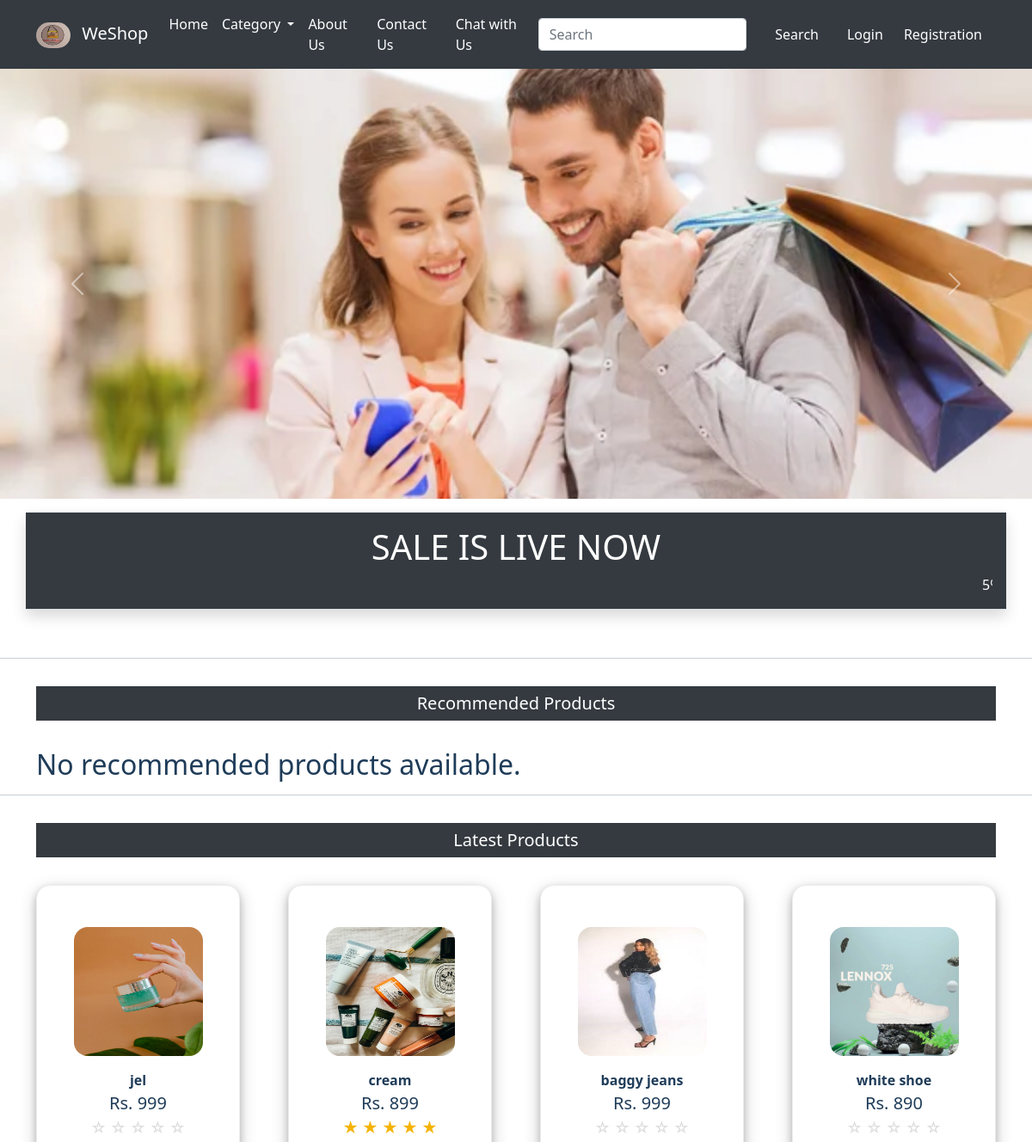
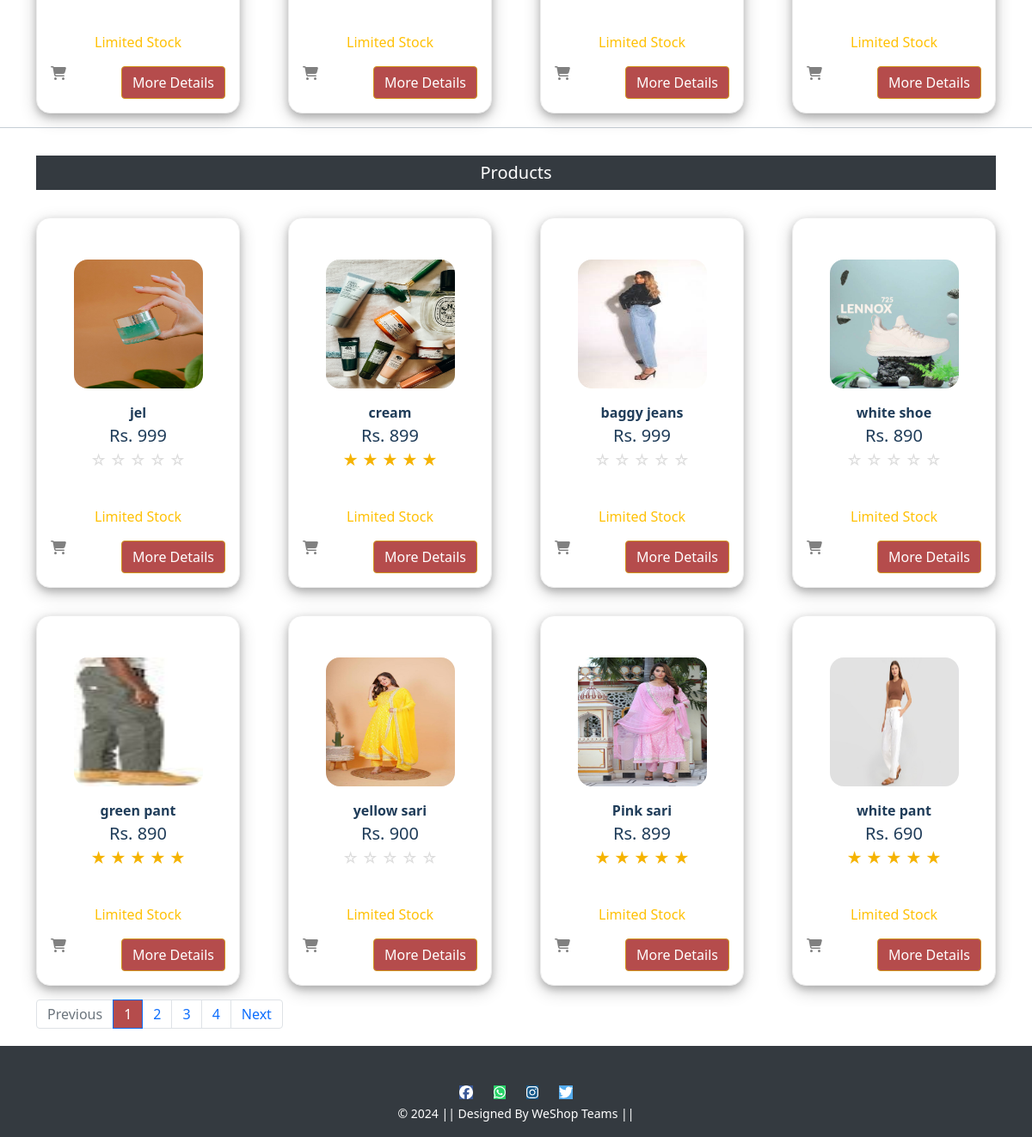
The page / on the database its author committed (2 pictures, top to bottom).
### app/models.py (models this page shows, shortened)
class Product(models.Model):
    seller = models.ForeignKey(User,on_delete=models.CASCADE)
    admin = models.ForeignKey(Admin,on_delete=models.CASCADE,null=True, blank=True)
    title =models.CharField(max_length=100)
    selling_price =models.PositiveIntegerField()
    discounted_price = models.PositiveIntegerField()
    description = models.TextField()
    brand = models.CharField(max_length=50)
    category = models.CharField(choices=CATEGORY_CHOICES,max_length=2)
    product_image = models.ImageField(upload_to='prductimg')
    quantity = models.PositiveIntegerField(verbose_name="Quantity",null=True, blank=True)
    created_at = models.DateTimeField(auto_now_add=True,null=True, blank=True)
    average_rating = models.FloatField(default=0)  # New field for average rating
    stock_status = models.CharField(max_length=20, default='In Stock')  # New field for stock status

### app/views.py (the view)
# urls.py: path('', views.ProductView.as_view(),name="home"),
class ProductView(View):
    def get(self, request):
        totalitems = 0
        recommended_products = combined_recommendations(request.user) if request.user.is_authenticated else []
        latestproduct = LatestProduct.get_latest_products()[:4]
        products = Product.objects.filter(quantity__gt=0).order_by("-id")
        paginator = Paginator(products, 8)
        page_number = request.GET.get('page')
        product_list = paginator.get_page(page_number)
        if request.user.is_authenticated:
            for i in Cart.objects.filter(user=request.user):
                totalitems += i.quantity
        context = {
            'recommended_products':recommended_products,
            'latestproduct': latestproduct,
            'product_list': product_list,
            'totalitem': totalitems,
        }
        return render(request, 'app/home.html', context)

### templates/app/home.html (shortened to what this page needs)
{% extends 'app/base.html' %}
{% load static %}
{% block banner_slider %}
<div id="carouselExampleControls" class="carousel slide" data-bs-ride="carousel">
  <div class="carousel-inner">
    <div class="carousel-item active">
      <img src="{% static 'app/images/banner/b1.jpg' %}" class="d-block w-100 carousel-img" alt="...">
    </div>
  </div>
  <a class="carousel-control-prev" href="#carouselExampleControls" role="button" data-bs-slide="prev">
    <span class="carousel-control-prev-icon" aria-hidden="true"></span>
  </a>
  <a class="carousel-control-next" href="#carouselExampleControls" role="button" data-bs-slide="next">
    <span class="carousel-control-next-icon" aria-hidden="true"></span>
  </a>
</div>
{% endblock banner_slider %}
{% block livesale %}
<div class="container my-3">
  <div class="row text-center text-white border-bottom shadow p-3" style="background-color: #343a40;">
    <h1>SALE IS LIVE NOW</h1>
    <div class="moving-text">
      <span>5% Instant Discount on NIC Asia Bank Credit and Debit Card. Terms and Conditions Applied (For details visit Bank's official Website)</span>
    </div>
  </div>
</div>
{% endblock livesale %}
{% block main-content %}
<br><hr>
<div class="container">
  <h2 class="page_heading" style="color: white; text-align: center; background-color: #343a40; margin-top: 2rem; margin-bottom: 2rem; font-size: 1.25rem; font-weight: 350px; padding-block: 0.5rem;">Recommended Products</h2>
  {% if recommended_products %}
  <div class="row" style="display: grid; grid-template-columns: repeat(auto-fit, minmax(min(100%, 15rem), 1fr)); gap: 2rem;">
      {% for product in recommended_products %}
      <div class="col-md-4" style="width: 100%;">
          <div class="card" style="border: 1px solid #ededed;">
              <div class="card-body recommended-product text-center" data-product-id="{{ product.id }}">
                  <a href="{% url 'product-detail' product.id %}" class="btn btn-link"></a>
                  <div class="item">
                      <h5 class="fw-bold text-uppercase">{{ product.name }}</h5>
                      <img class="thumbnail" src="{{ product.image_url }}" alt="{{ product.name }}" height="150px" width="150px">
                      <div class="mt-3">
                          <span class="fw-bold">{{ product.title }}</span><br>
                          <span class="fs-5">Rs. {{ product.discounted_price }}</span><br>
                          <span> <p class="star-rating mb-0 me-3" style="font-size: 18px;">
                            <div class="rating-stars">
                              {% for i in "12345" %}
                                {%  if product.average_rating >= i|add:"0" %}
                                  <span class="star-icon" style="font-size: 18px; color: #f5b301;">&#9733;</span>
                                {% else %}
                                  <span class="star-icon" style="font-size: 18px; color: #ddd;">&#9734;</span>
                                {% endif %}
                              {% endfor %}
                            </div>
                           </p>
                         </span><br>
                      </div>
                  </div>
                  <p class="card-text">
                    {% if product.stock_status == 'In Stock' %}
                      <span class="text-success" style="font-size: average;">{{ product.stock_status }}</span>
                    {% elif product.stock_status == 'Limited Stock' %}
                      <span class="text-warning" style="font-size: average;">{{ product.stock_status }}</span>
                    {% else %}
                      <span class="text-danger" style="font-size: average;">{{ product.stock_status }}</span>
                    {% endif %}
                  </p>
                  <div class="d-flex justify-content-between mt-3">
                      <i class="fa fa-shopping-cart" style="color: gray; cursor: pointer;"></i>
                      <a href="{% url 'product-detail' product.id %}" class="btn btn-primary" style="background-color: rgb(181, 76, 76);">More Details</a>
                  </div>
              </div>
          </div>
      </div>
      {% endfor %}
  </div>
  {% else %}
  <h2>No recommended products available.</h2>
  {% endif %}
</div>
<hr>
<div class="container">
  <h2 class="page_heading" style="color: white; text-align: center; background-color: #343a40; margin-top: 2rem; margin-bottom: 2rem; font-size: 1.25rem; font-weight: 350px; padding-block: 0.5rem;">Latest Products</h2>
  {% if latestproduct %}
  <div class="row" style="display: grid; grid-template-columns: repeat(auto-fit, minmax(min(100%, 15rem), 1fr)); gap: 2rem;">
      {% for product in latestproduct  %}
      <div class="col-md-4" style="width: 100%;">
          <div class="card" style="border: 1px solid #ededed;">
              <div class="card-body  latest-product text-center" data-product-id="{{ product.id }}">
                  <a href="{% url 'product-detail' product.id %}" class="btn btn-link"></a>
                      <div class="item">
                          <img class="thumbnail" src="{{ product.product_image.url }}" alt="{{ product.name }}" height="150px" width="150px">
                          <div class="mt-3">
                            <span class="fw-bold">{{ product.title }}</span><br>
                            <span class="fs-5">Rs. {{ product.discounted_price }}</span><br>
                            <span> <p class="star-rating mb-0 me-3" style="font-size: 18px;">
                              <div class="rating-stars">
                                {% for i in "12345" %}
                                  {%  if product.average_rating >= i|add:"0" %}
                                    <span class="star-icon" style="font-size: 18px; color: #f5b301;">&#9733;</span>
                                  {% else %}
                                    <span class="star-icon" style="font-size: 18px; color: #ddd;">&#9734;</span>
                                  {% endif %}
                                {% endfor %}
                              </div>
                             </p>
                           </span><br>
                          </div>
                      </div>
                      <p class="card-text">
                        {% if product.stock_status == 'In Stock' %}
                          <span class="text-success" style="font-size: average;">{{ product.stock_status }}</span>
                        {% elif product.stock_status == 'Limited Stock' %}
                          <span class="text-warning" style="font-size: average;">{{ product.stock_status }}</span>
                        {% else %}
                          <span class="text-danger" style="font-size: average;">{{ product.stock_status }}</span>
                        {% endif %}
                      </p>
                  <div class="d-flex justify-content-between mt-3">
                    <i class="fa fa-shopping-cart" style="color: gray; cursor: pointer;"></i>
                    <a href="{% url 'product-detail' product.id %}" class="btn btn-primary" style="background-color: rgb(181, 76, 76);">More Details</a>
                  </div>
              </div>
          </div>
      </div>
      {% endfor %}
  </div>
  {% else %}
  <h2>Latest products available.</h2>
  {% endif %}
</div>
<hr>
<div class="container">
  <h2 class="page_heading" style="color: white; text-align: center; background-color: #343a40; margin-top: 2rem; margin-bottom: 2rem; font-size: 1.25rem; font-weight: 350px; padding-block: 0.5rem;">Products</h2>
  {% if product_list %}
  <div class="row" style="display: grid; grid-template-columns: repeat(auto-fit, minmax(min(100%, 15rem), 1fr)); gap: 2rem;">
      {% for product in product_list %}
      <div class="col-md-4" style="width: 100%;">
          <div class="card" style="border: 1px solid #ededed;">
              <div class="card-body  product_list text-center" data-product-id="{{ product.id }}">
                  <a href="{% url 'product-detail' product.id %}" class="btn btn-link"></a>
                      <div class="item">
                          <img class="thumbnail" src="{{ product.product_image.url }}" alt="{{ product.name }}" height="150px" width="150px">
                          <div class="mt-3">
                            <span class="fw-bold">{{ product.title }}</span><br>
                            <span class="fs-5">Rs. {{ product.discounted_price }}</span><br>
                            <span> <p class="star-rating mb-0 me-3" style="font-size: 18px;">
                              <div class="rating-stars">
                                {% for i in "12345" %}
                                  {%  if product.average_rating >= i|add:"0" %}
                                    <span class="star-icon" style="font-size: 18px; color: #f5b301;">&#9733;</span>
                                  {% else %}
                                    <span class="star-icon" style="font-size: 18px; color: #ddd;">&#9734;</span>
                                  {% endif %}
                                {% endfor %}
                              </div>
                             </p>
                           </span><br>
                          </div>
                      </div>
                      <p class="card-text">
                        {% if product.stock_status == 'In Stock' %}
                          <span class="text-success" style="font-size: average;">{{ product.stock_status }}</span>
                        {% elif product.stock_status == 'Limited Stock' %}
                          <span class="text-warning" style="font-size: average;">{{ product.stock_status }}</span>
                        {% else %}
                          <span class="text-danger" style="font-size: average;">{{ product.stock_status }}</span>
                        {% endif %}
                      </p>
                  <div class="d-flex justify-content-between mt-3">
                    <i class="fa fa-shopping-cart" style="color: gray; cursor: pointer;"></i>
                    <a href="{% url 'product-detail' product.id %}" class="btn btn-primary" style="background-color: rgb(181, 76, 76);">More Details</a>
                  </div>
              </div>
          </div>
      </div>
      {% endfor %}
  </div>
  {% else %}
  <h2>No products available.</h2>
  {% endif %}
</div>
<div class="container">
  <nav aria-label="...">
    <ul class="pagination">
        {% if product_list.has_previous %}
        <li class="page-item">
            <a class="page-link" href="?page={{ product_list.previous_page_number }}">Previous</a>
          </li>
        {% else %}
        <li class="page-item disabled">
            <a class="page-link" href="#" tabindex="-1" aria-disabled="true">Previous</a>
        </li>
        {% endif %}
        {% for i in product_list.paginator.page_range %}
        {% if i == product_list.number %}
        <li class="page-item active"><a class="page-link">{{i}}</a></li>
        {% else %}
        <li class="page-item"><a class="page-link" href="?page={{i}}">{{i}}</a></li>
        {% endif %}
        {% endfor %}
        {% if product_list.has_next %}
        <li class="page-item">
            <a class="page-link" href="?page={{ product_list.next_page_number }}">Next</a>
        </li>
        {% else %}
        <li class="page-item disabled">
            <a class="page-link" href="#" tabindex="-1" aria-disabled="true">Next</a>
        </li>
        {% endif %}
    </ul>
  </nav>
</div>
{% endblock main-content %}

### rows shown on the page
Product: product_image (picture), title "jel", discounted_price "999", average_rating 0 (drawn), stock_status "Limited Stock"
Product: product_image (picture), title "cream", discounted_price "899", stock_status "Limited Stock"
Product: product_image (picture), title "baggy jeans", discounted_price "999", average_rating 0 (drawn), stock_status "Limited Stock"
Product: product_image (picture), title "white shoe", discounted_price "890", average_rating 0 (drawn), stock_status "Limited Stock"
Product: product_image (picture), title "green pant", discounted_price "890", average_rating 5 (drawn), stock_status "Limited Stock"
Product: product_image (picture), title "yellow sari", discounted_price "900", average_rating 0 (drawn), stock_status "Limited Stock"
Product: product_image (picture), title "Pink sari", discounted_price "899", average_rating 5 (drawn), stock_status "Limited Stock"
Product: product_image (picture), title "white pant", discounted_price "690", average_rating 5 (drawn), stock_status "Limited Stock"

### other values the page prints
{{ i }} "1"
{{ i }} "2" "3" "4"
